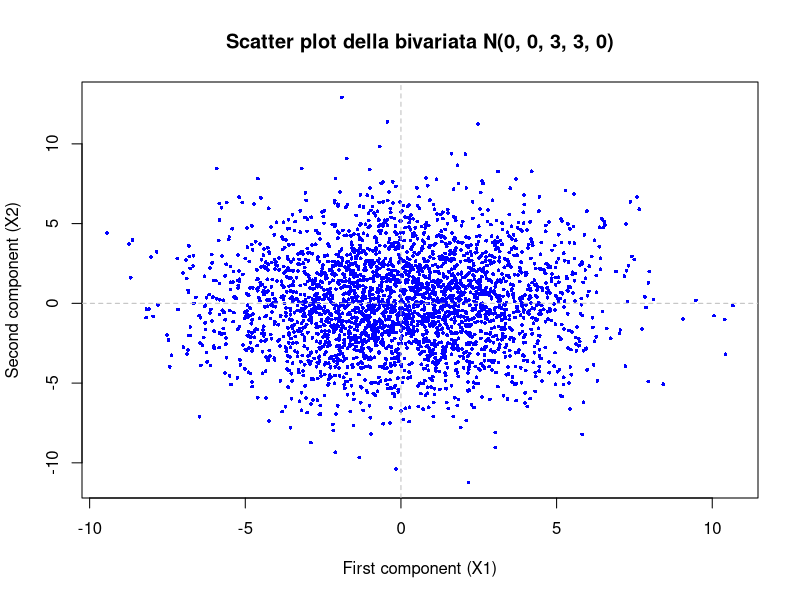
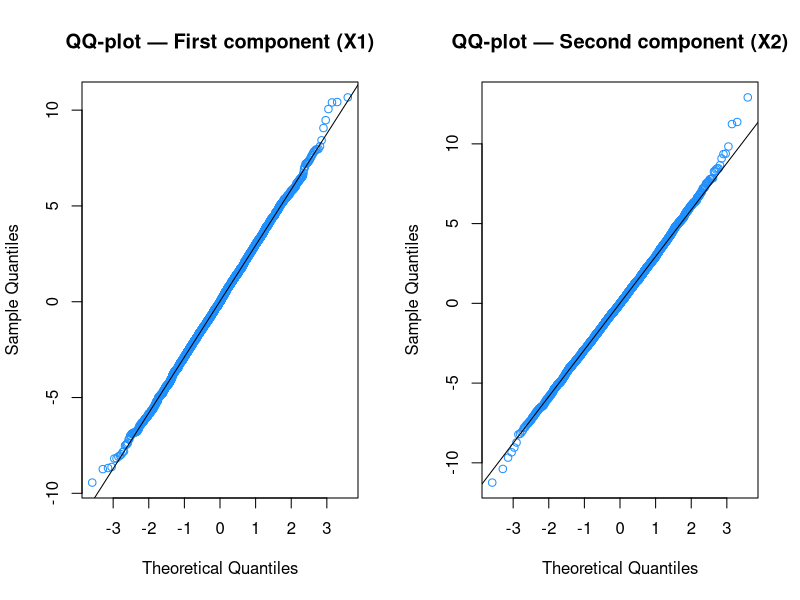
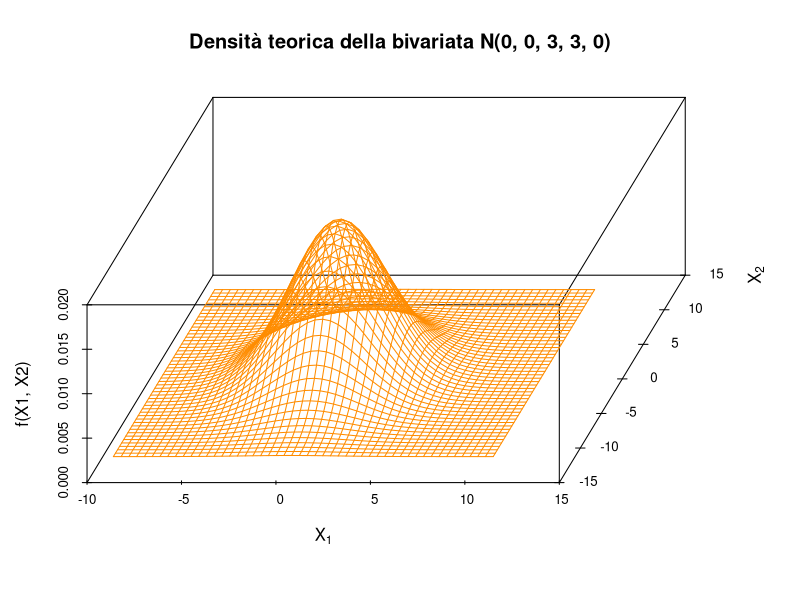
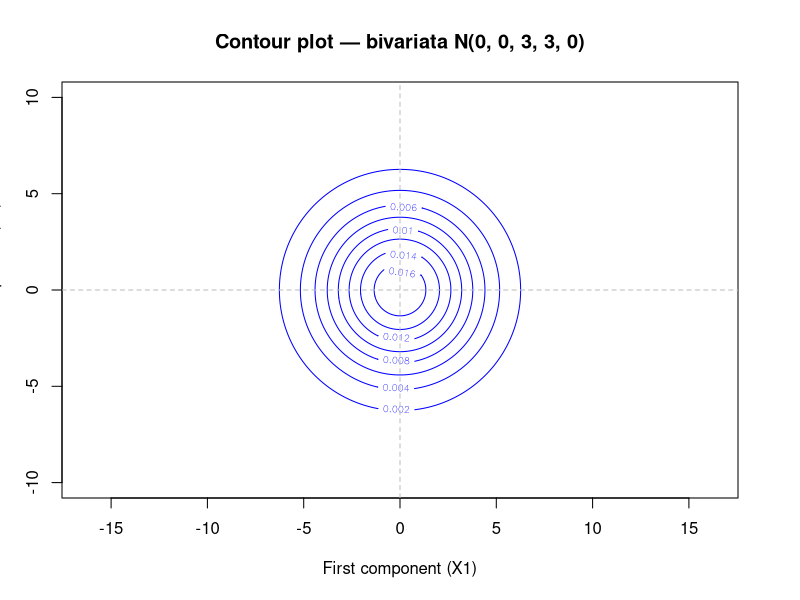

These figures' R source, in order:
## ---- chunk 1
knitr::opts_chunk$set(
  echo = TRUE,
  message = FALSE,
  warning = FALSE,
  fig.width = 6,
  fig.height = 4,
  fig.align = "center"
)
## ---- chunk 2
library(mvtnorm)         # rmvnorm, dmvnorm
library(scatterplot3d)   # plot 3D della densità
## ---- chunk 3
set.seed(625)

mu <- c(0, 0)
sigma <- matrix(c(9, 0,
                  0, 9), ncol = 2)

X <- rmvnorm(n = 3000, mean = mu, sigma = sigma)

dim(X)
head(X)
## ---- chunk 4
summary(X)

# Deviazioni standard e covarianza
sd(X[, 1])
sd(X[, 2])
cov(X[, 1], X[, 2])
## ---- chunk 5
plot(X[, 1], X[, 2],
     col = "blue",
     pch = 16, cex = 0.5,
     main = "Scatter plot della bivariata N(0, 0, 3, 3, 0)",
     xlab = "First component (X1)",
     ylab = "Second component (X2)")
abline(h = 0, v = 0, lty = 2, col = "gray")
## ---- chunk 6
par(mfrow = c(1, 2))

qqnorm(X[, 1], col = "dodgerblue", main = "QQ-plot — First component (X1)")
qqline(X[, 1])

qqnorm(X[, 2], col = "dodgerblue", main = "QQ-plot — Second component (X2)")
qqline(X[, 2])

par(mfrow = c(1, 1))
## ---- chunk 7
# griglia di valori per X1 e X2
z1 <- seq(min(X[, 1]), max(X[, 1]), length.out = 50)
z2 <- seq(min(X[, 2]), max(X[, 2]), length.out = 50)
grid <- expand.grid(z1, z2)

# densità teorica calcolata sulla griglia
dens <- matrix(dmvnorm(grid, mean = mu, sigma = sigma),
               ncol = length(z1), byrow = TRUE)

# scatterplot 3D vuoto su cui sovrapporre le linee della densità
plot3d <- scatterplot3d(z1, z2,
                        seq(min(dens), max(dens), length.out = length(z1)),
                        xlim = c(min(X[, 1]), max(X[, 1])),
                        ylim = c(min(X[, 2]), max(X[, 2])),
                        type = "n", angle = 70, grid = FALSE,
                        main = "Densità teorica della bivariata N(0, 0, 3, 3, 0)",
                        xlab = expression(X[1]),
                        ylab = expression(X[2]),
                        zlab = "f(X1, X2)")

# linee parallele all'asse X1
for (i in length(z1):1) {
  plot3d$points3d(rep(z1[i], length(z2)), z2, dens[i, ],
                  type = "l", col = "darkorange")
}

# linee parallele all'asse X2
for (i in length(z2):1) {
  plot3d$points3d(z1, rep(z2[i], length(z1)), dens[, i],
                  type = "l", col = "darkorange")
}
## ---- chunk 8
# griglia più fine per un contour plot pulito
z1 <- seq(-10, 10, length.out = 300)
z2 <- seq(-10, 10, length.out = 300)
grid <- expand.grid(z1, z2)
dens <- matrix(dmvnorm(grid, mean = mu, sigma = sigma), ncol = length(z1))

contour(z1, z2, dens,
        col = "blue",
        main = "Contour plot — bivariata N(0, 0, 3, 3, 0)",
        xlab = "First component (X1)",
        ylab = "Second component (X2)",
        xlim = c(-10, 10), ylim = c(-10, 10),
        asp = 1)
abline(h = 0, v = 0, lty = 2, col = "gray")
## ---- chunk 9
eig <- eigen(sigma)

# autovalori
Eig.Val <- eig$values
Eig.Val

# autovettori (uno per colonna)
Eig.Vec <- eig$vectors
Eig.Vec
## ---- chunk 10
Eig.Vec %*% diag(Eig.Val) %*% t(Eig.Vec)
